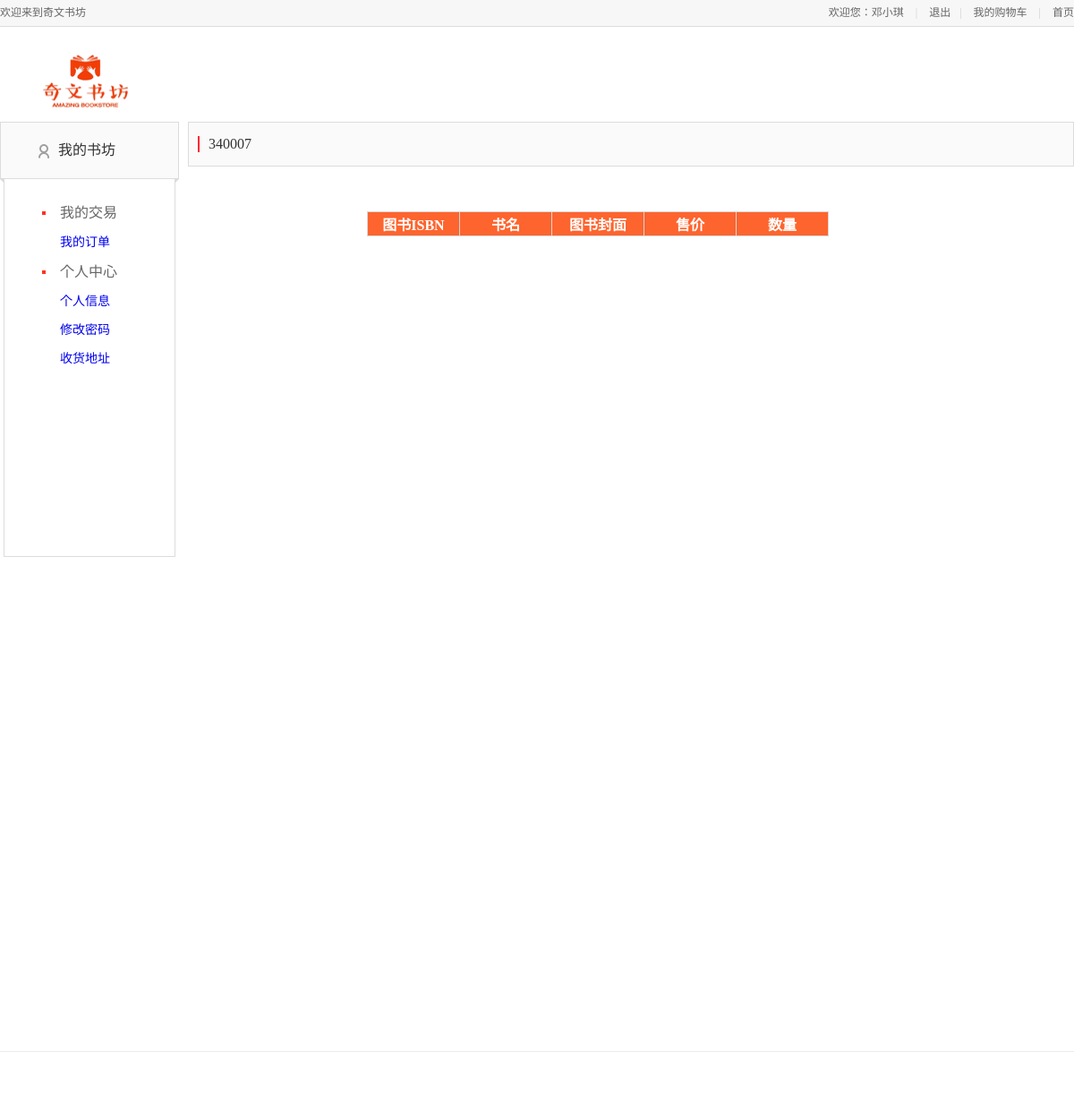
The page /用户界面/orderdetail.php?id=340007 (signed in) on the database as committed earlier.
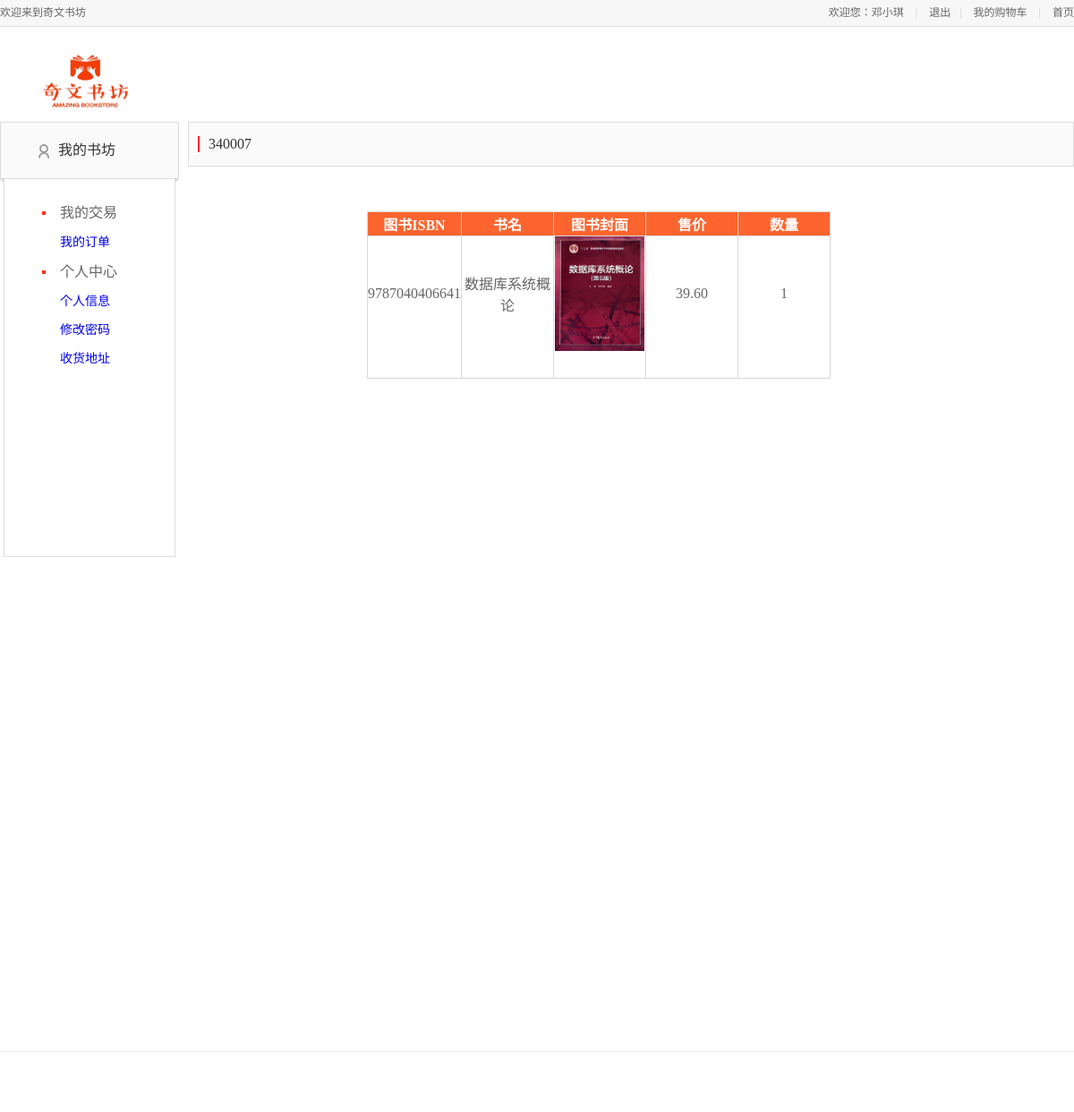
The same page on the database as committed later.
### tables this page shows
CREATE TABLE `book_info` (
  `book_id` char(13) NOT NULL,
  `book_name` varchar(40) DEFAULT NULL,
  `book_picture` varchar(20) DEFAULT NULL,
  `book_publisher` varchar(40) DEFAULT NULL,
  `book_type` varchar(20) DEFAULT NULL,
  `book_purchase_price` decimal(9,2) DEFAULT NULL,
  `book_sale_price` decimal(9,2) DEFAULT NULL,
  `CH_intro` text,
  `ENG_intro` text,
  `book_grade` float DEFAULT NULL,
  PRIMARY KEY (`book_id`)
);

CREATE TABLE `order_details` (
  `order_id` char(6) NOT NULL,
  `book_id` char(13) NOT NULL,
  `book_num` tinyint(4) DEFAULT NULL,
  PRIMARY KEY (`order_id`,`book_id`)
);

### 用户界面/db.php (called while the page is built, shortened)
<?php
$servername = "localhost";
$username = "root";
$password = "";
$dbname = "bookstore";
$conn = new mysqli($servername, $username, $password, $dbname);
mysqli_query($conn,"set names 'UTF8'");
function sql($table, $field = '*', $where = '')
{
    global $conn;
    $sql = 'select' . ' ' . $field . ' ' . 'from' . ' ' . $table . ' where ' . $where;
    $data=mysqli_fetch_assoc($conn->query($sql));
    return $data;
}
?>

### 用户界面/orderdetail.php (the view, shortened to what this page needs)
<html>
<head>
    <link rel="stylesheet" type="text/css" href="/css/base.css">
    <link rel="stylesheet" type="text/css" href="css/base_1.css">
    <link rel="stylesheet" type="text/css" href="css/address.css">
    <link rel="stylesheet" type="text/css" href="css/main.css">
    <link rel="stylesheet" type="text/css" href="css/reset.css">
    <link rel="stylesheet" type="text/css" href="css/foot.css">
</head>
<body>
<div class="header_con">
    <div class="header">
        <div class="welcome fl">欢迎来到奇文书坊</div>
        <div class="fr">
            <div class="login_btn fl">
                <?php
                if(empty($_SESSION['user_name']))
                    echo "<script>alert('请先登录！');window.location.href='index.php';</script>";
                else
                    echo'欢迎您：'.$_SESSION['user_name'];
                ?>
                <span>|</span>
                <a href="logout.php">退出</a>
            </div>
            <div class="user_link fl">
                <span>|</span>
                <a href="ShowCart.php">我的购物车</a>
                <span>|</span>
                <a href="index.php">首页</a>
            </div>
        </div>
    </div>
</div>
<div class="mydang">
    <div class="head">
        <a class="logo" href="index.php">
            <img src="images/logo1.png" alt="">
        </a>
    </div>
    <div class="my_left">
        <div class="my_menu">
            <h3 class="my_menu_title">
                <a href="#" id="J_myhomeBtn">我的书坊</a>
            </h3>
            <dl>
                <dt id="class600" name="orders">我的交易</dt>
                <dd>
                    <a href="checkorder.php">我的订单</a>
                </dd>
                <dt id="class640" name="personalinformation">个人中心</dt>
                <dd>
                    <a href="personalinfo.php" id="a_personal">个人信息</a>
                </dd>
                <dd>
                    <a href="editpwd.php" id="a_eidpwd">修改密码</a>
                </dd>
                <dd>
                    <a href="address.php" id="a_adress">收货地址</a>
                </dd>
            </dl>
        </div>
    </div>
    <div class="my_main">
        <div class="my_title">
            <span class="title"><?PHP
                include "db.php";
                $order_id=$_GET['id'];
                echo $order_id;
                ?>
                </span>
        </div>
        <div class="shadow_box">
            <form  id='reFrom' action=""  method="post">
                </head>
                <div class="table-con">
                    <table align="left">
                        <tr>
                            <th width=100 >图书ISBN</th>
                            <th width=100>书名</th>
                            <th width=100>图书封面</th>
                            <th width=100>售价</th>
                            <th width=100>数量</th>
                        </tr>
                        <?php
                        $row_book=sql('order_details', '*', "order_id = '$order_id'");
                        $book_id=$row_book['book_id'];
                        $sql="select book_id,book_name,book_picture,book_sale_price from book_info where book_id='$book_id'";
                        $r=mysqli_query($conn,$sql);
                        while ($row=mysqli_fetch_array($r)) {
                            ?>
                            <tr>
                                <td><?php echo $row["book_id"] ?></td>
                                <td><?php echo $row["book_name"]?></td>
                                <td><img src=<?php echo $row["book_picture"]?> width=100px></td>
                                <td><?php echo $row["book_sale_price"]?></td>
                                <td><?php echo $row_book["book_num"]?></td>
                            </tr>
                            <?php
                        }
                        ?>
                    </table>
                </div>
            </form>
        </div>
    </div>
</div>
<div class="footer_nav_box">
</div>
</body>
</html>

### CSS/base.css (style rules this page uses)
body, button, ul, li, ol, p, dl, dd, h1, h2, h3, h4, h5, h6, img, iframe, form, input { margin: 0; padding: 0; list-style-type: none; border: 0; }
a { text-decoration: none; }
img { border: none; }
body { background: #ffffff; }

### CSS/base_1.css (style rules this page uses)
body, button, ul, li, ol, p, dl, dd, h1, h2, h3, h4, h5, h6, img, iframe, form, input { margin: 0; padding: 0; list-style-type: none; border: 0; }
body { font-size: 12px; color: #404040; font-family: 'Microsoft YaHei'; background-color:#fff; }
.mydang { width: 1200px; height: 1084px; margin: 10px auto 50px; overflow: hidden; }
.mydang .head { margin: 8px auto 8px; height: 80px; }
.mydang .head img { width: 130px; height: 80px; float: left; margin: 0px 0 0 30px; }
.my_left { width: 200px; height: 800px; float: left; }
.my_menu { background: url("../../static/images/my_menu_title_bg.png") 0 63px no-repeat; }
.my_menu .my_menu_title { height: 62px; line-height: 62px; margin-bottom: 6px; font-size: 16px; background: url("../../static/images/icon_menu.png") 42px 24px no-repeat #fafafa; border: 1px solid #dcdcdc; border-bottom: none 0; padding-left: 64px; font-weight: normal; }
.my_menu .my_menu_title a { color: #323232; }
.my_menu dl { border: 1px solid #dcdcdc; border-top: none 0; width: 148px; height: 400px; margin: 0 auto; padding: 16px 0 0 42px; }
.my_menu dt { margin: 8px 0; line-height: 18px; font-size: 16px; padding-left: 20px; background: url("../images/icon_menu.png") 0 -35px no-repeat; }
.my_menu dd { line-height: 32px; padding-left: 20px; font-size: 14px; }

### CSS/address.css (style rules this page uses)
.my_main { width: 990px; padding: 0 0 0 10px; height: 600px; float: left; display: block; }
.my_title { height: 48px; line-height: 48px; background: #fafafa; border: 1px solid #dcdcdc; overflow: hidden; }
.my_title .title { margin: 15px 0 15px 10px; padding: 0 0 0 10px; font-size: 16px; color: #323232; line-height: 18px; border-left: 2px solid #ff2832; display: inline-block; }
.shadow_box { width: 1410px; height: 700px; margin-bottom: 10px; position: relative; display: inline-block; }
.shadow_box table { top: 0px; position: relative; left: 200px; }
.shadow_box table td { padding: 0 0 30px; position: relative; }

### CSS/main.css (style rules this page uses)
body { font-family:'Microsoft Yahei';font-size:12px;color:#666; }
html,body { height:100% }
.header_con { background-color:#f7f7f7; height:29px; border-bottom:1px solid #dddddd }
.header { width:1200px; height:29px; margin:0 auto; }
.welcome,.login_info,.login_btn,.user_link { line-height:29px; }
.login_btn a,.user_link a { color:#666; }
.login_btn span,.user_link span { color:#cecece; margin:0 10px; }

### CSS/foot.css (style rules this page uses)
.footer_nav_box { border-top: 1px solid #ebebeb; width:100%; min-width: 960px; padding: 17px 0 50px; }
.footer_nav_box a,.footer_nav_box { color: #8c8c8c; font-size: 12px; text-decoration: none; }

### 用户界面/orderdetail.php (style rules this page uses)
.table-con th { background-color: #FE642E; color: #FFFFFF; }
table { background-color: #FFFFFF; border-collapse: collapse; vertical-align: center; height: auto; margin-top: 50px; }
table,th,td { border:1px solid #D8D8D8; }
td { text-align: center; vertical-align: middle; }

Rows that differ between the two databases and show on the page:
now on this page (row unchanged): book_info: book_id "9787040406641", book_name "数据库系统概论", book_picture (picture), book_sale_price "39.60"
added order_details: book_num "1"
